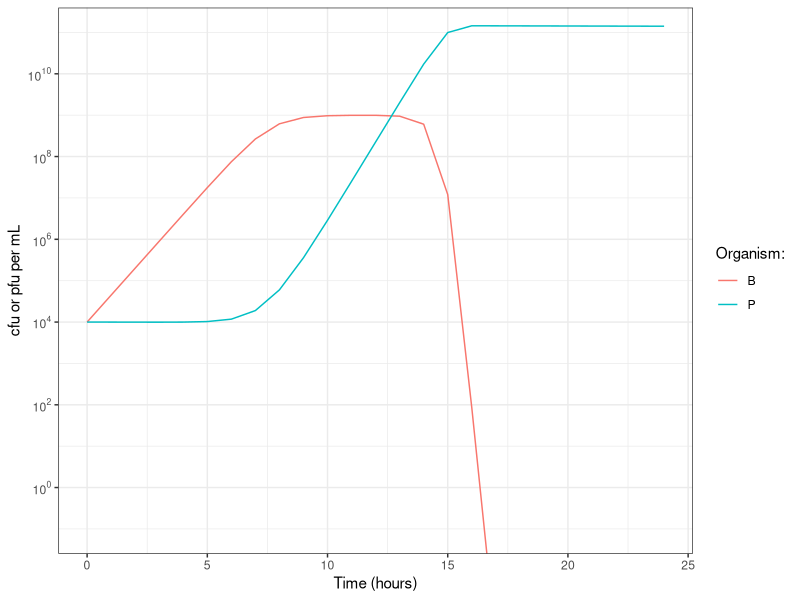

This chart was generated by the following R code:


# WARNING
# Solving differential equations is not a clean thing!
# Computers struggle with really tiny numbers, so you might see weird things like -1e-20 bacteria or phage
# Generally, you can treat anything with an absolute value smaller than 1e-15 as equal to 0


#packages required
#if anything doesn't load, package is not installed!
#in that case, use install.package(that_package_name) once, then it'll always work later
library(deSolve)
library(ggplot2)
library(scales)


#function containing AND solving the model
phage_model <- function(parameters,               #the parameter values
                        init.state,               #initial numbers of phage and bacteria
                        times,                    #the times for which to solve the model
                        frequency = FALSE,        #if the model should be frequency dependent (is density otherwise)
                        link_adsorption = FALSE,  #if adsorption rate should be linked to growth rate
                        link_burst = FALSE,       #if burst size should be linked to growth rate
                        tell_me_more = FALSE) {   #should the model spit out extra info at each time step
  
  
  #function containing the model
  model_dde <- function(time,             #time step
                        state,            #states (ie compartments, ie bacteria and phage)
                        parameters) {     #parameter values
  
    #first we recover each parameter value stored in the "parameters" vector
    mu_max = parameters[["mu_max"]]
    Nmax = parameters[["Nmax"]]
    beta = parameters[["beta"]]
    delta = parameters[["delta"]]
    gamma = parameters[["gamma"]]
    tau = parameters[["tau"]]

    
    #then we recover the current bacteria and phage numbers stored in the "state" vector
    B = state[["B"]]
    P = state[["P"]]

    
    #remember, there's a latent period tau between phage infection and burst!
    #so, at each time t, the number of bacteria bursting depends on infections that happened at time t minus tau
    #to recover this, we need to recover the number of bacteria and phage we had at time t-tau
    if(time <= tau){
      #if time<tau, there has not yet been any phage infection cycle!
      B_past = 0
      P_past = 0
    } else {
      B_past = lagvalue(time - tau, 1)
      P_past = lagvalue(time - tau, 2)
    }
    
    
    #here we work out the link function to decrease parameters as bacteria reach stationary phase
    link = (1 - B/Nmax)
    #we also have to work out this value for time t-tau !
    #hopefully you can understand why, but let me know if that's not clear otherwise :)
    link_past = (1 - B_past/Nmax)

    
    #if we link adsorption to growth rate, the value of beta should decrease as bacteria reach stationary phase
    if(link_adsorption){
      beta = beta * link
      beta_past = beta * link_past
    } else beta_past = beta
    
    
    #if we link burst to growth rate, the value of delta should decrease as bacteria reach stationary phase
    #can you figure out why we don't care about delta_past though? ;)
    if(link_burst) delta = delta * link
    
    
    #here we define lambda and phi depending on whether we use frequency or density dependent interaction
    #here I define:
    # - lambda: NUMBER of phage binding to a bacteria
    # - phi: NUMBER of bacteria being infected by at least one phage
    if(frequency){
      
      #first work out number of phage binding to any bacteria
      lambda = (1 - exp(-beta * B)) * P
      #then number of bacteria infected by at least one phage
      phi = (1 - exp(-lambda/B)) * B
      
      #however, because of latent period, we need to recover phi at t-tau
      #since phi depends on lambda, we also have to recover lambda at t-tau
      lambda_past = (1 - exp(-beta_past * B)) * P
      phi_past = (1 - exp(-lambda_past/B)) * B
      
      #finally, we set omega to 1 to apply the growth correction I explained
      omega = 1
      
    } else {
      
      #in density dependent interaction, lambda and phi are the same!
      lambda = phi = beta * P * B
      #however, because of latent period, we need to recover phi at t-tau
      phi_past = beta_past * P_past * B_past
      
      #no need for growth correction here!
      omega = 0
    }
    
    
    #actual equations here
    dB = mu_max * link * (B - omega*phi) - phi
    #change in B = growth - infection at time t
    
    dP = delta * phi_past - lambda - gamma * P
    #change in P = burst from infections at time t-tau - infection at time t - decay
    

    #bit of code to spit out info if you're curious (see below)
    if(tell_me_more & time%%1 == 0){
      cat("\n\nTime is", time, ". Current values:",
          "\n- adsorption rate:", beta,
          "\n- burst size:", delta,
          "\n- number of phage:", format(P, scientific=T, digits = 3),
          "\n- number of bacteria:", format(B, scientific=T, digits = 3),
          "\n- number of new infections:", format(phi, scientific=T, digits = 3))
    }
    
    #return the change in B and P for that time step
    return(list(c(dB, dP)))
    
  }
  
  #function solving the model
  trajectory <- data.frame(dede(y = init.state,
                                times = times,
                                func = model_dde,
                                parms = parameters))
  
  #return the model results
  return(trajectory)
  
}


#okay now we have the model function, we need the parameters, times, and starting values!


#parameter values:
#you can experiment with these!
#test your understanding by first deciding what you think should happen if you increase something,
# then see what happens when you do it!
parameters = c(mu_max = 1.5, #max growth rate
               Nmax = 1e9,   #carrying capacity
               beta = 1e-10,  #phage adsorption rate
               delta = 100,  #phage burst size
               tau = 0.67,   #phage latent period (in hours)
               gamma = 0.003)  #phage decay rate


#times (in hours):
#again you can change this for longer periods of time
#seq(starting time, end time, time-step)
times = seq(0, 24, 1)


#starting values:
#again, feel free to change these!
yinit = c(B = 1e4,
          P = 1e4)


#aand run the model:
results = phage_model(parameters, yinit, times,
                      frequency = FALSE,
                      link_adsorption = FALSE,
                      link_burst = FALSE,
                      tell_me_more = FALSE)

# ! ABOUT TELL_ME_MORE !
#if you set that to TRUE, model will spit out some estimates for each time step
#because of weird computer stuff, it spits out info multiple time per time-step, that's normal

#example use case: with the default parameters + density model with nothing linked, can you find 
# the time when number of infections is magically HIGHER than number of bacteria? ;)

#(remember, ignore anything <1e-15, it's just noise)


#plot the results!
#don't worry about the warnings!
ggplot(results) +
  geom_line(aes(time, B, colour = "B")) +
  geom_line(aes(time, P, colour = "P")) +
  scale_y_continuous(trans=log10_trans(),
                     breaks=trans_breaks("log10", function(x) 10^x),
                     labels=trans_format("log10", math_format(10^.x))) +
  coord_cartesian(ylim = c(0.1, 1e11)) +
  labs(x = "Time (hours)", y = "cfu or pfu per mL", colour = "Organism:") +
  theme_bw()
